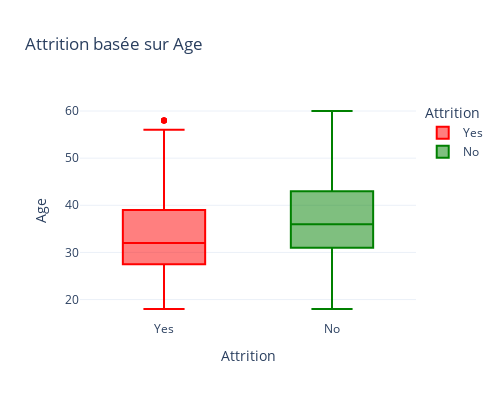
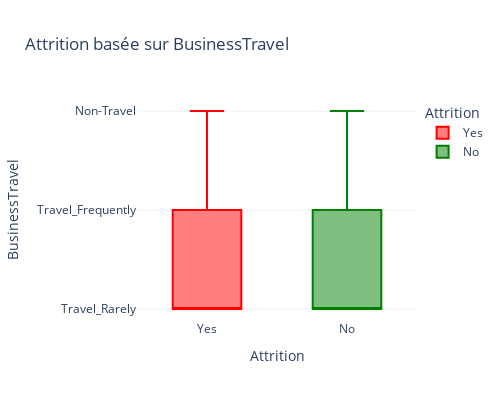
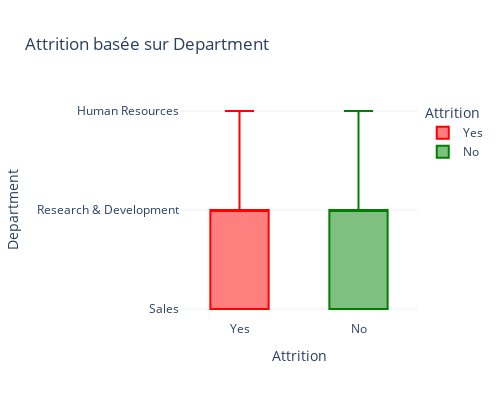
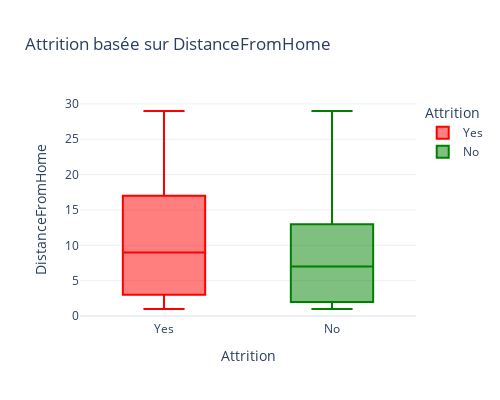

The cell these charts' notebook holds for them, in order:
### Markdown cell above
- **Relation entre quelques features et la target**

### Code cell
# Appeler la fonction de visualisation

# Parcourir la liste des variables
for col in cols:

    box_plot(attrition_df, 
             x_column="Attrition", 
             y_column=col,
             color="Attrition",
             cmap={"Yes":"red", "No":"green"})

### Figure 1 — Plotly figure (JSON) as saved in the notebook; plotly's stock layout.template omitted (floating-point values rounded to 4 significant figures; data arrays with more than 128 entries replaced by an {"elided": "..."} marker saying what was removed)
{"data": [{"alignmentgroup": "True", "hovertemplate": "Attrition=%{x}<br>Age=%{y}<extra></extra>", "legendgroup": "Yes", "marker": {"color": "red"}, "name": "Yes", "notched": false, "offsetgroup": "Yes", "orientation": "v", "quartilemethod": "exclusive", "showlegend": true, "type": "box", "x": {"elided": "237 str values"}, "x0": " ", "xaxis": "x", "y": {"elided": "237 int values"}, "y0": " ", "yaxis": "y"}, {"alignmentgroup": "True", "hovertemplate": "Attrition=%{x}<br>Age=%{y}<extra></extra>", "legendgroup": "No", "marker": {"color": "green"}, "name": "No", "notched": false, "offsetgroup": "No", "orientation": "v", "quartilemethod": "exclusive", "showlegend": true, "type": "box", "x": {"elided": "1233 str values"}, "x0": " ", "xaxis": "x", "y": {"elided": "1233 int values"}, "y0": " ", "yaxis": "y"}], "layout": {"boxmode": "overlay", "height": 400, "legend": {"title": {"text": "Attrition"}, "tracegroupgap": 0}, "title": {"text": "Attrition basée sur Age"}, "width": 500, "xaxis": {"anchor": "y", "categoryarray": ["Yes", "No"], "categoryorder": "array", "domain": [0, 1], "title": {"text": "Attrition"}}, "yaxis": {"anchor": "x", "domain": [0, 1], "title": {"text": "Age"}}}}

### Figure 2 — Plotly figure (JSON) as saved in the notebook; plotly's stock layout.template omitted (floating-point values rounded to 4 significant figures; data arrays with more than 128 entries replaced by an {"elided": "..."} marker saying what was removed)
{"data": [{"alignmentgroup": "True", "hovertemplate": "Attrition=%{x}<br>BusinessTravel=%{y}<extra></extra>", "legendgroup": "Yes", "marker": {"color": "red"}, "name": "Yes", "notched": false, "offsetgroup": "Yes", "orientation": "v", "quartilemethod": "exclusive", "showlegend": true, "type": "box", "x": {"elided": "237 str values"}, "x0": " ", "xaxis": "x", "y": {"elided": "237 str values"}, "y0": " ", "yaxis": "y"}, {"alignmentgroup": "True", "hovertemplate": "Attrition=%{x}<br>BusinessTravel=%{y}<extra></extra>", "legendgroup": "No", "marker": {"color": "green"}, "name": "No", "notched": false, "offsetgroup": "No", "orientation": "v", "quartilemethod": "exclusive", "showlegend": true, "type": "box", "x": {"elided": "1233 str values"}, "x0": " ", "xaxis": "x", "y": {"elided": "1233 str values"}, "y0": " ", "yaxis": "y"}], "layout": {"boxmode": "overlay", "height": 400, "legend": {"title": {"text": "Attrition"}, "tracegroupgap": 0}, "title": {"text": "Attrition basée sur BusinessTravel"}, "width": 500, "xaxis": {"anchor": "y", "categoryarray": ["Yes", "No"], "categoryorder": "array", "domain": [0, 1], "title": {"text": "Attrition"}}, "yaxis": {"anchor": "x", "domain": [0, 1], "title": {"text": "BusinessTravel"}}}}

### Figure 3 — Plotly figure (JSON) as saved in the notebook; plotly's stock layout.template omitted (floating-point values rounded to 4 significant figures; data arrays with more than 128 entries replaced by an {"elided": "..."} marker saying what was removed)
{"data": [{"alignmentgroup": "True", "hovertemplate": "Attrition=%{x}<br>Department=%{y}<extra></extra>", "legendgroup": "Yes", "marker": {"color": "red"}, "name": "Yes", "notched": false, "offsetgroup": "Yes", "orientation": "v", "quartilemethod": "exclusive", "showlegend": true, "type": "box", "x": {"elided": "237 str values"}, "x0": " ", "xaxis": "x", "y": {"elided": "237 str values"}, "y0": " ", "yaxis": "y"}, {"alignmentgroup": "True", "hovertemplate": "Attrition=%{x}<br>Department=%{y}<extra></extra>", "legendgroup": "No", "marker": {"color": "green"}, "name": "No", "notched": false, "offsetgroup": "No", "orientation": "v", "quartilemethod": "exclusive", "showlegend": true, "type": "box", "x": {"elided": "1233 str values"}, "x0": " ", "xaxis": "x", "y": {"elided": "1233 str values"}, "y0": " ", "yaxis": "y"}], "layout": {"boxmode": "overlay", "height": 400, "legend": {"title": {"text": "Attrition"}, "tracegroupgap": 0}, "title": {"text": "Attrition basée sur Department"}, "width": 500, "xaxis": {"anchor": "y", "categoryarray": ["Yes", "No"], "categoryorder": "array", "domain": [0, 1], "title": {"text": "Attrition"}}, "yaxis": {"anchor": "x", "domain": [0, 1], "title": {"text": "Department"}}}}

### Figure 4 — Plotly figure (JSON) as saved in the notebook; plotly's stock layout.template omitted (floating-point values rounded to 4 significant figures; data arrays with more than 128 entries replaced by an {"elided": "..."} marker saying what was removed)
{"data": [{"alignmentgroup": "True", "hovertemplate": "Attrition=%{x}<br>DistanceFromHome=%{y}<extra></extra>", "legendgroup": "Yes", "marker": {"color": "red"}, "name": "Yes", "notched": false, "offsetgroup": "Yes", "orientation": "v", "quartilemethod": "exclusive", "showlegend": true, "type": "box", "x": {"elided": "237 str values"}, "x0": " ", "xaxis": "x", "y": {"elided": "237 int values"}, "y0": " ", "yaxis": "y"}, {"alignmentgroup": "True", "hovertemplate": "Attrition=%{x}<br>DistanceFromHome=%{y}<extra></extra>", "legendgroup": "No", "marker": {"color": "green"}, "name": "No", "notched": false, "offsetgroup": "No", "orientation": "v", "quartilemethod": "exclusive", "showlegend": true, "type": "box", "x": {"elided": "1233 str values"}, "x0": " ", "xaxis": "x", "y": {"elided": "1233 int values"}, "y0": " ", "yaxis": "y"}], "layout": {"boxmode": "overlay", "height": 400, "legend": {"title": {"text": "Attrition"}, "tracegroupgap": 0}, "title": {"text": "Attrition basée sur DistanceFromHome"}, "width": 500, "xaxis": {"anchor": "y", "categoryarray": ["Yes", "No"], "categoryorder": "array", "domain": [0, 1], "title": {"text": "Attrition"}}, "yaxis": {"anchor": "x", "domain": [0, 1], "title": {"text": "DistanceFromHome"}}}}
